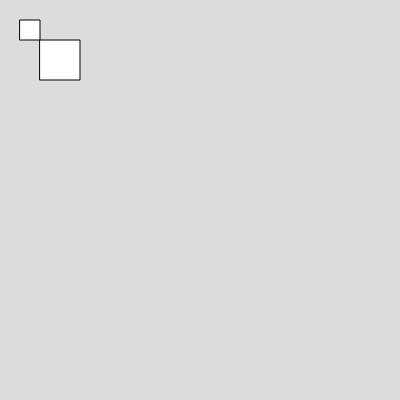
Frame 1 (no input)
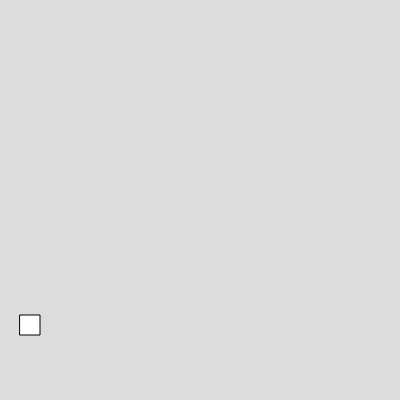
Frame 60 (no input)
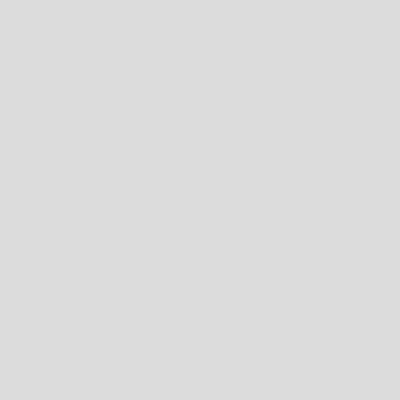
Frame 120 (the mouse pressed at the canvas centre since frame 60)

The p5.js sketch that drew these frames (run headless with seeded random() and noise() and a simulated clock; from frame 60 on, the mouse is pressed at the canvas centre):

// p5.js sketch
// ── sketch.js
var box1, box2

function setup() 
{
  createCanvas(400, 400);

  //creating object out of class
  box1 = new Box(40, 40, 40, 40, 7, 7);
  box2 = new Box(20, 20, 20, 20, 5, 5)

}

function draw() 
{
  background(220);
  box1.show();
  box1.setHorizontalVelocity();

  box2.show();
  box2.setVerticalVelocity();
}


// ── box.js
class Box
  {
    //attributes
    constructor(x, y, w, h, vx, vy){
      this.x = x;
      this.y = y;
      this.w = w;
      this.h = h;
      this.vx = vx;
      this.vy = vy;
    }

   
    show(){
      rect(this.x, this.y, this.w, this.h)
    }

    setHorizontalVelocity(){
      this.x = this.x + this.vx
    }

    setVerticalVelocity(){
      this.y = this.y + this.vy
    }
  }

  

  //arguments are passed inside the round brackets of the function
  //arguments can be replaced by actual values when the object is finally created
